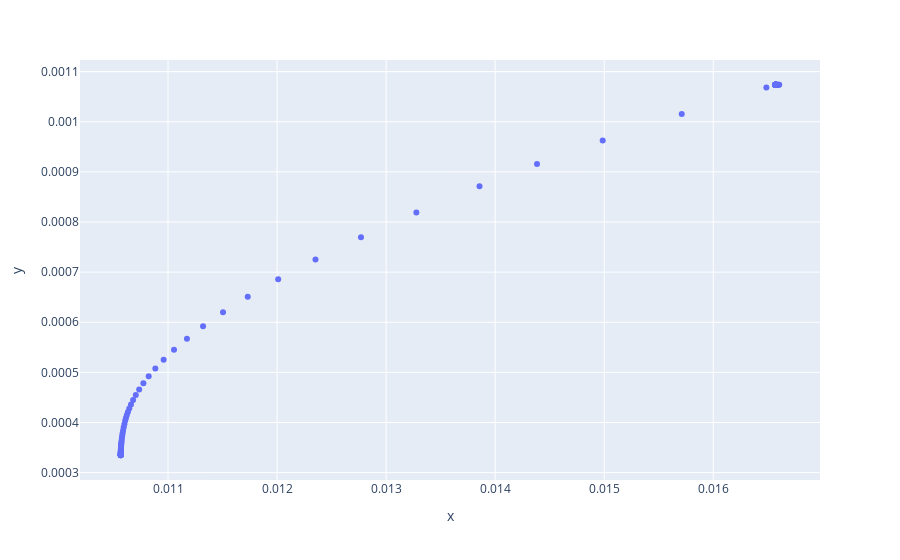

Notebook source saved alongside this figure:
### Code cell
fig = px.scatter(x=risks, y=returns)
fig.show()
